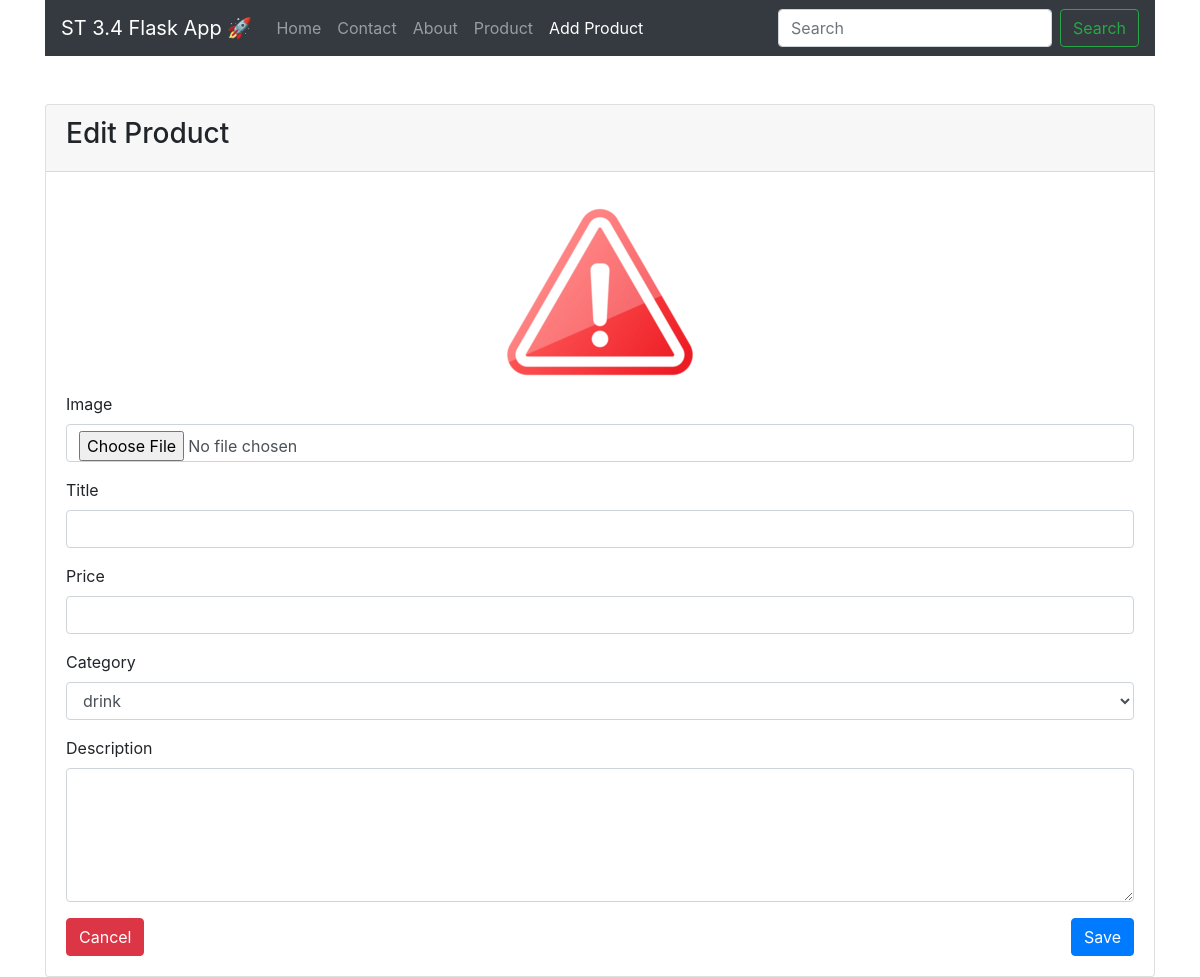
Page /edit_product?id=6 on the earlier database version.
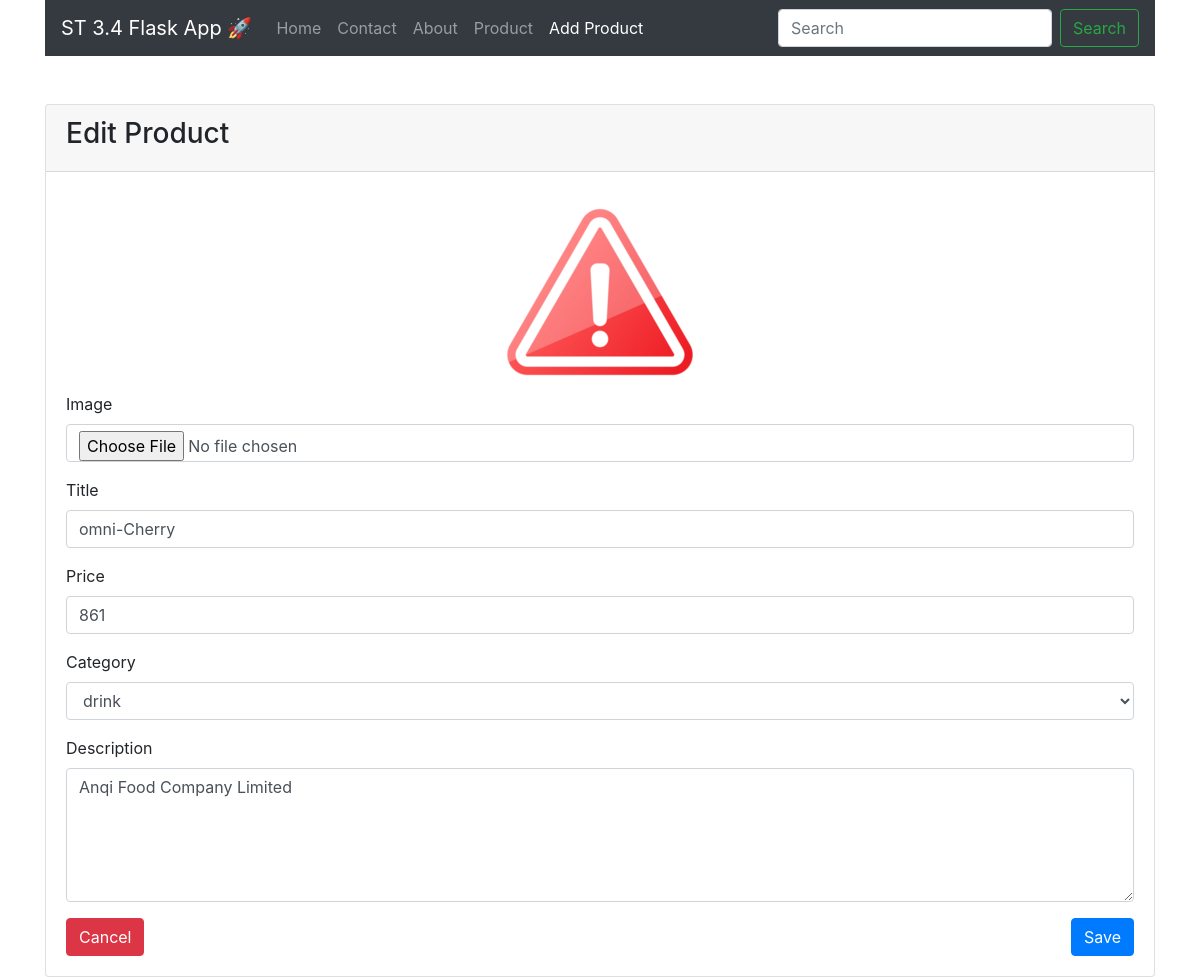
Same page on the later database version.
### tables this page shows
CREATE TABLE "product" (
  "id" INTEGER NOT NULL PRIMARY KEY AUTOINCREMENT,
  "title" TEXT,
  "cost" NUMBER,
  "price" NUMBER,
  "category" TEXT,
  "description" TEXT,
  "image" TEXT
);

### app.py (the view)
@app.get('/edit_product')
def edit_product():
    product_id = request.args.get('id')
    row = conn.execute("""SELECT * FROM product where id =?""", (product_id,))
    product = {}
    for item in row:
        image = ''
        if item[6] == None:
            image = 'no_image'
        else:
            image = item[6]
        product ={
                'id': item[0],
                'title': item[1],
                'cost': item[2],
                'price': item[3],
                'category': item[4],
                'description': item[5],
                'image': image,
            }
    return render_template('edit_product.html', product=product, module='add_product')

### templates/edit_product.html (shortened to what this page needs)
<!DOCTYPE html>
<html lang="en">
<head>
    {% include "header_style.html" %}
</head>
<body>
<div class="container">
    <div class="row">
        <div class="col-md-12">
            {% include "navbar.html" %}
        </div>
        <div class="col-md-12 mt-5">
            <div class="card">
                <div class="card-header">
                    <h3>Edit Product</h3>
                </div>
                <div class="card-body">
                    <form action="{{ url_for('update') }}" method="post" name="editProductForm"
                          enctype="multipart/form-data">
                        <div class="form-group">
                            <div style="text-align: center;">
                                {% if product['image'] != 'no_image' %}
                                    <img id="thumbnail"
                                         style="
                                         max-width: 100%"
                                         src="/static/image/crop/{{ product['image'] }}"
                                         onerror="this.src='/static/image/image_error.png';"
                                         alt="image"
                                    >
                                {% endif %}
                            </div>
                            <label for="file">Image</label>
                            <input
                                    type="file"
                                    accept="image/*"
                                    class="form-control"
                                    id="file"
                                    name="file"
                                    onchange="showMyImage(this)"
                            >
                        </div>
                        <div class="form-group">
                            <label for="title">Title</label>
                            <input required value="{{ product['title'] }}" type="text" class="form-control" id="title"
                                   name="title" autocomplete="off">
                        </div>
                        <div class="form-group">
                            <label for="price">Price</label>
                            <input required value="{{ product['price'] }}" type="number" class="form-control" id="price"
                                   name="price" autocomplete="off">
                        </div>
                        <div class="form-group">
                            <label for="category">Category</label>
                            <select required class="form-control" id="category" name="category">
                                <option {{ 'selected' if product['category']=='drink' else '' }} value="drink">drink
                                </option>
                            </select>
                        </div>
                        <div class="form-group">
                            <label for="description">Description</label>
                            <textarea required
                                    class="form-control" id="description" name="description"
                                    rows="5"
                            >{{ product['description'] }}</textarea>
                        </div>
                        <button onclick="window.location.href='/product'" type="reset" class="btn btn-danger">Cancel
                        </button>
                        <button type="submit" class="btn btn-primary float-right">Save</button>
                    </form>
                </div>
            </div>
        </div>
    </div>
</div>
</body>
</html>

Differences in the rows shown:
added product: title "omni-Cherry", price "861", description "Anqi Food Company Limited"
